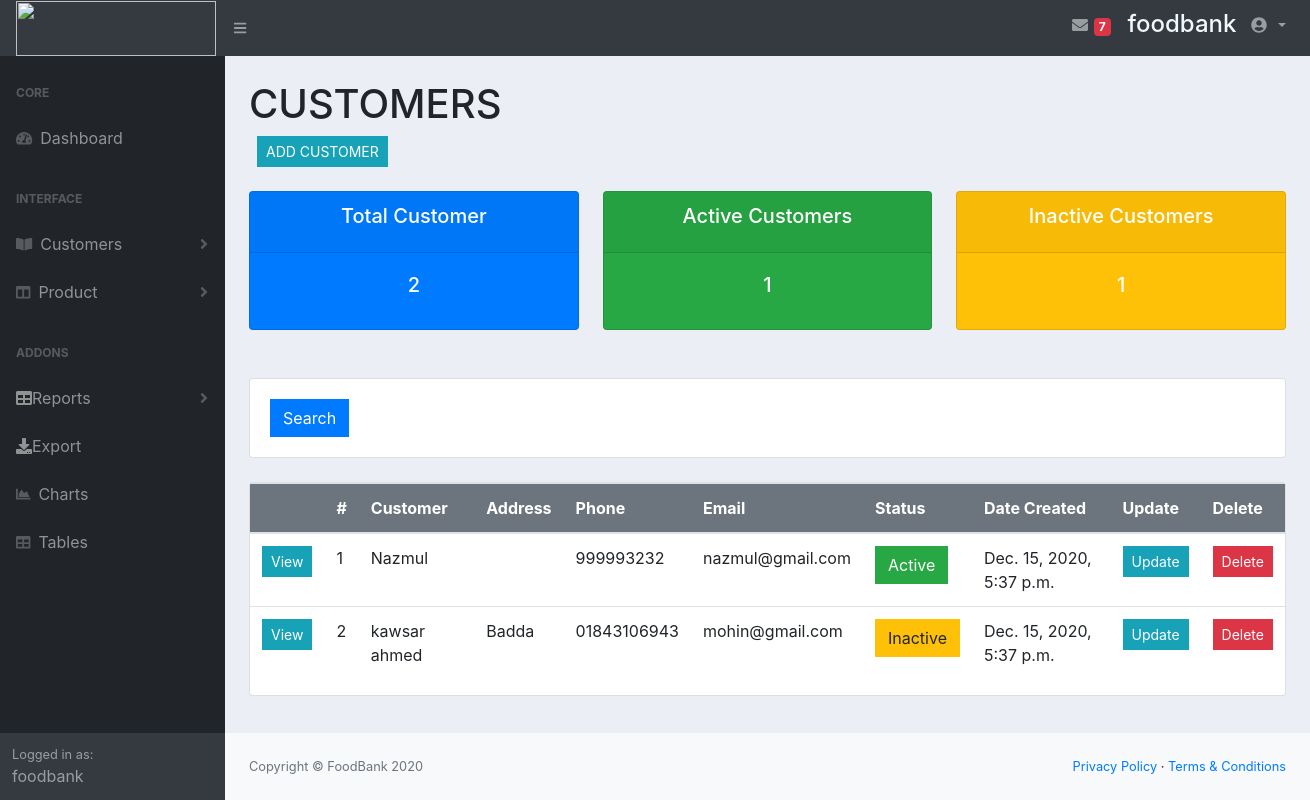
The page /customer_list/ (signed in) on the database as committed earlier.
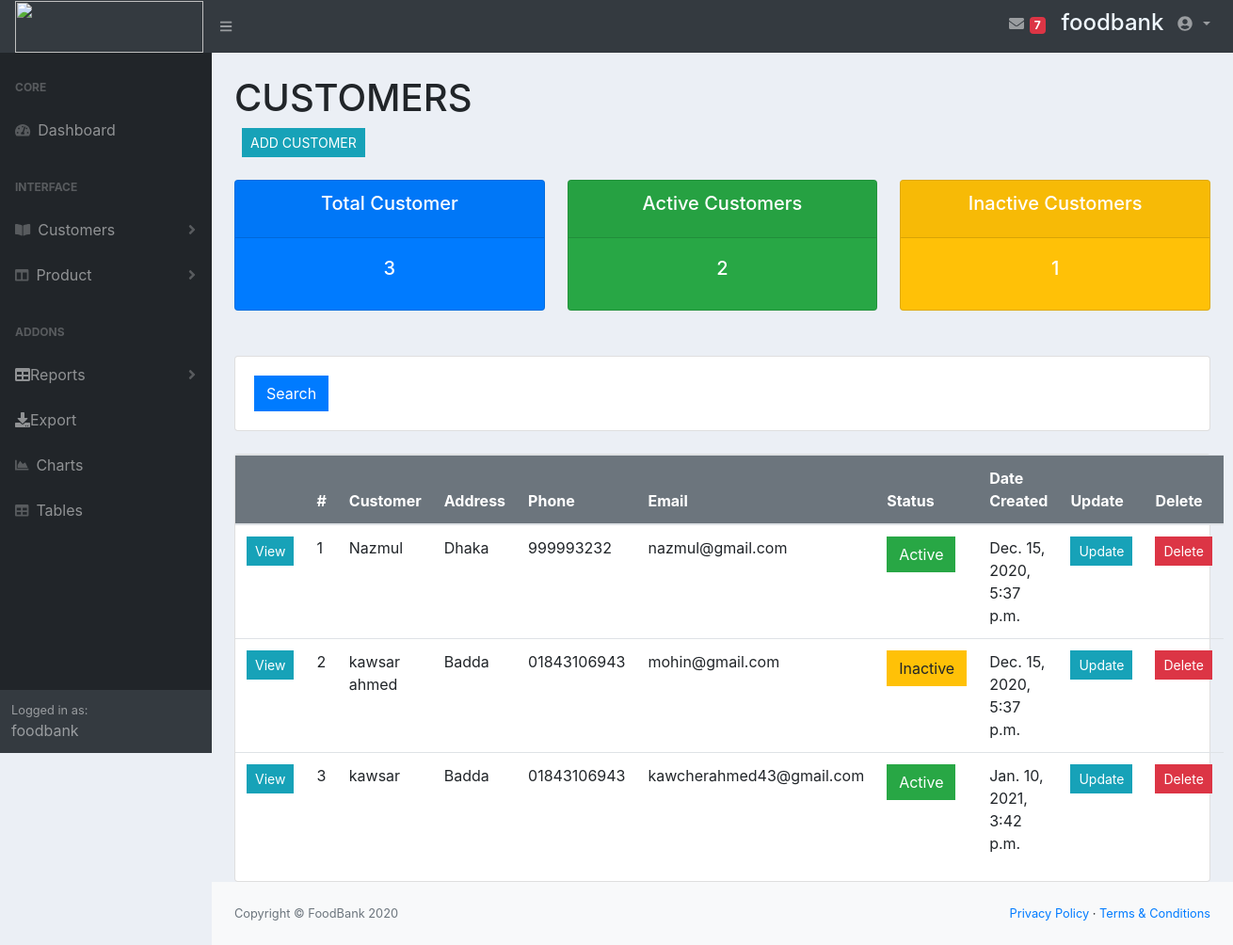
The same page on the database as committed later.
### account/models.py (models this page shows, shortened)
class Customer(models.Model):
	STATUS = (
			('Active', 'Active'),
			('Inactive', 'Inactive'),
			)
	name = models.CharField(max_length=200, null=True)
	phone = models.CharField(max_length=200, null=True)
	email = models.CharField(max_length=200, null=True)
	address=models.CharField(max_length=200, null=True,default="")
	status = models.CharField(max_length=200, null=True, choices=STATUS, default="Active")
	date_created = models.DateTimeField(auto_now_add=True, null=True)

### account/views.py (the view)
# urls.py: path('customer_list/',views.customerList,name="customer_list"),
@login_required(login_url='/login/')
def customerList(request):
	customers = Customer.objects.all()
	total_customers = customers.count()
	active = customers.filter(status='Active').count()
	inactive = customers.filter(status='Inactive').count()
	return render(request,'customer_list.html',{'customer_list':customers,'total_customers':total_customers,'active':active,'inactive':inactive})

### templates/customer_list.html
{% extends 'index1.html' %}
{% block content %}
<br>
	<h1>CUSTOMERS</h1>
	<a class="btn btn-info  btn-sm mx-2" href="{% url 'add_customer' %}">ADD CUSTOMER</a>
	<br>
<br>
<div class="row">
	<div class="col-xl-4 col-md-6">
		<div class="card bg-primary text-center text-white mb-4">
			<div class="card-header">
				<h5 class="card-title">Total Customer</h5>
			</div>
			<div class="card-body">
				<h5 class="card-title">{{total_customers}}</h5>
			</div>
		</div>
	</div>
	<div class="col-xl-4 col-md-6">
		<div class="card bg-success text-center text-white mb-4">
			<div class="card-header">
				<h5 class="card-title">Active Customers</h5>
			</div>
			<div class="card-body">
				<h5 class="card-title">{{active}}</h5>
			</div>
		</div>
	</div>
	<div class="col-xl-4 col-md-6">
		<div class="card bg-warning text-center text-white mb-4">
			<div class="card-header">
				<h5 class="card-title">Inactive Customers</h5>
			</div>
			<div class="card-body">
				<h5 class="card-title">{{inactive}}</h5>
			</div>
		</div>
	</div>
</div>
<br>
<div class="row">
	<div class="col">
		<div class="card card-body">
			<form method="get">
		    <button class="btn btn-primary" type="submit">Search</button>
		  </form>
		</div>
	</div>
</div>
<br>
<div class="row">
    <div class="col-xl-12">
        <div class="card">
            <div class="card-body--">
                <div class="table-stats order-table ov-h">
                    <table class="table ">
                        <thead class="bg-secondary text-white">
                            <tr>
							    <th></th>
                                <th class="serial">#</th>
								<th>Customer</th>
								<th>Address</th>
                                <th>Phone</th>
                                <th>Email</th>
                                <th>Status</th>
                                <th>Date Created</th>
                                <th>Update</th>
                                <th>Delete</th>
                            </tr>
                        </thead>
                        <tbody>
                            {% if customer_list %}
                            {% for customer in customer_list %}
                            <tr>
							   <td><a class="btn btn-sm btn-info" href="{% url 'customer' customer.id %}">View</a></td>
                                <td class="serial">{{ forloop.counter }}</td>
								<td>{{customer.name}}</td>
								<td>{{customer.address}}</td>
                                <td>{{customer.phone}}</td>
                                <td>{{customer.email}}</td>
                                <td>
								{% if customer.status == 'Active' %}
									<a class="btn btn-success" href="">{{customer.status}}</a>
								{% else %}
								<a class="btn btn-warning" href="">{{customer.status}}</a>
								{% endif %}
								</td>
                                <td>{{ customer.date_created }}</td>
                               	<td><a class="btn btn-sm btn-info" href="{% url 'edit_customer' customer.id %}">Update</a></td>
								<td><a class="btn btn-sm btn-danger" href="{% url 'customer' customer.id %}">Delete</a></td>
                            </tr>
                            {% endfor %}
                            {% else %}
                                <tr><td>No Data</td></tr>
                            {% endif %}
                        </tbody>
                    </table>
                </div>
            </div>
        </div>
    </div>
</div>
{% endblock %}

### templates/index1.html (shortened to what this page needs)
<!DOCTYPE html>
<html lang="en">
{% load static %}
    <head>
        <link href="{% static 'css/styles.css' %}" rel="stylesheet" />
        <link href="{% static 'css/main.css' %}" rel="stylesheet" />
        <link href="https://cdn.datatables.net/1.10.20/css/dataTables.bootstrap4.min.css" rel="stylesheet" />
    </head>
    <body class="sb-nav-fixed">
        <nav class="sb-topnav navbar navbar-expand navbar-dark bg-dark">
            <a class="navbar-brand" href="{% url 'home' %}">
                <img src="{% static 'images/foodbank.jpg' %}" height="55" width="200">
              </a>
            <button class="btn btn-link btn-sm order-1 order-lg-0" id="sidebarToggle" href="#"><i class="fas fa-bars"></i></button>
            <ul class="navbar-nav ml-auto">
                <li class="nav-item mx-1">
                  <a class="nav-link" href="#" id="messagesDropdown" role="button" aria-haspopup="true" aria-expanded="false">
                    <i class="fas fa-envelope fa-fw"></i>
                    <span class="badge badge-danger">7</span>
                  </a>
                </li>
                {% if user.is_authenticated %}
                <li>
                    <h4 class="text-center" style="color: aliceblue; padding: 5px;">{{user.username}} </h4>
                </li>
                {% endif %}
                <li class="nav-item dropdown no-arrow">
                  <a class="nav-link dropdown-toggle" href="#" id="userDropdown" role="button" data-toggle="dropdown" aria-haspopup="true" aria-expanded="false">
                    <i class="fas fa-user-circle fa-fw"></i>
                  </a>
                </li>
              </ul>
        </nav>
        <div id="layoutSidenav">
            <div id="layoutSidenav_nav">
                <nav class="sb-sidenav accordion sb-sidenav-dark" id="sidenavAccordion">
                    <div class="sb-sidenav-menu">
                        <div class="nav">
                            <div class="sb-sidenav-menu-heading">Core</div>
                            <a class="nav-link" href="{% url 'home' %}">
                                <div class="sb-nav-link-icon"><i class="fas fa-tachometer-alt"></i></div>
                                Dashboard
                            </a>
                            <div class="sb-sidenav-menu-heading">Interface</div>
                            <a class="nav-link collapsed" href="#" data-toggle="collapse" data-target="#collapsePages" aria-expanded="false" aria-controls="collapsePages">
                                <div class="sb-nav-link-icon"><i class="fas fa-book-open"></i></div>
                                Customers
                                <div class="sb-sidenav-collapse-arrow"><i class="fas fa-angle-down"></i></div>
                            </a>
                            <a class="nav-link collapsed" href="#" data-toggle="collapse" data-target="#collapseLayouts" aria-expanded="false" aria-controls="collapseLayouts">
                                <div class="sb-nav-link-icon"><i class="fas fa-columns"></i></div>
                                Product
                                <div class="sb-sidenav-collapse-arrow"><i class="fas fa-angle-down"></i></div>
                            </a>
                            <div class="sb-sidenav-menu-heading">Addons</div>
                          {% if user.username == 'foodbank' %}
                            <ul class="nav flex-column flex-nowrap overflow-hidden">
                                <li class="nav-item">
                                    <a class="nav-link collapsed text-truncate" href="#submenu1" data-toggle="collapse" data-target="#submenu1"><i class="fa fa-table"></i> <span class="d-none d-sm-inline">Reports</span><div class="sb-sidenav-collapse-arrow"><i class="fas fa-angle-down"></i></div></a>
                                </li>
                                <li class="nav-item"><a class="nav-link text-truncate" href="#"><i class="fa fa-download"></i> <span class="d-none d-sm-inline">Export</span></a></li>
                            </ul>
                          {% endif %}
                            <a class="nav-link" href="charts.html">
                                <div class="sb-nav-link-icon"><i class="fas fa-chart-area"></i></div>
                                Charts
                            </a>
                            <a class="nav-link" href="tables.html">
                                <div class="sb-nav-link-icon"><i class="fas fa-table"></i></div>
                                Tables
                            </a>
                        </div>
                    </div>
                    <div class="sb-sidenav-footer">
                        <div class="small">Logged in as:</div>
                        {{user.username}}
                    </div>
                </nav>
            </div>
            <div id="layoutSidenav_content">
                <main>
                    <div class="container-fluid">
                        {% block content %}
                        {% endblock %}
                    </div>
                </main>
                <footer class="py-4 bg-light mt-auto">
                    <div class="container-fluid">
                        <div class="d-flex align-items-center justify-content-between small">
                            <div class="text-muted">Copyright &copy; FoodBank 2020</div>
                            <div>
                                <a href="#">Privacy Policy</a>
                                &middot;
                                <a href="#">Terms &amp; Conditions</a>
                            </div>
                        </div>
                    </div>
                </footer>
            </div>
        </div>
    </body>
</html>

### static/css/main.css (style rules this page uses)
body { background-color: #ebeff5; }
.btn { border-radius: 0; }

Rows that differ between the two databases and show on the page:
changed Customer "Nazmul": address (not shown) → "Dhaka"
added Customer: name "kawsar", address "Badda", phone "01843106943", email "kawcherahmed43@gmail.com", status "Active", date_created "Jan. 10, 2021, 3:42 p.m."
Other text that changed with them:
{{ total_customers }}: "2" → "3"
{{ active }}: "1" → "2"
